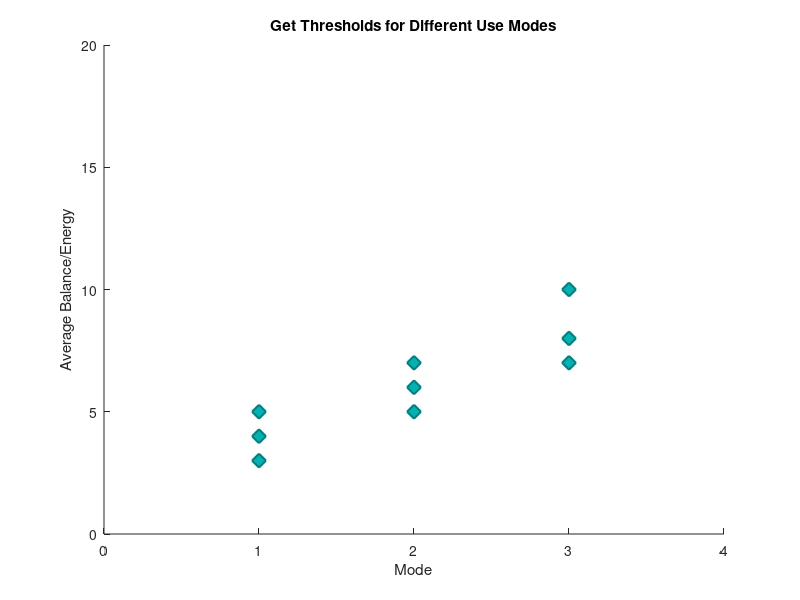

Write the MATLAB code that produced this figure. (Note: this script raises an error after producing the figure.)
% figure
% ax1 = subplot(1,1,1);
% %ax2 = subplot(2,1,2);
% 

x =  [ 1 1 1 2 2 2 3 3 3]
y = [3 4 5 6 5 7 7 8 10]

scatter(x,y, 100,'magenta','diamond','MarkerEdgeColor',[0 .5 .5],...
              'MarkerFaceColor',[0 .7 .7],...
              'LineWidth',1.5);          
%lsline

title('Get Thresholds for Different Use Modes')
xlabel('Mode') % x-axis label
ylabel('Average Balance/Energy') % y-axis label


mu = mean(y);
%refline([0 mu])
axis([0 4 0 20])

p = polyfit(x,y,1) 
refline([p(1) p(2)])

legend({'Data points',sprintf('y = %.2fx + %.2f',p(1),p(2))},'FontSize',16,'FontWeight','bold')

ax = gca;
set(ax,'XTick',[1 2 3])
